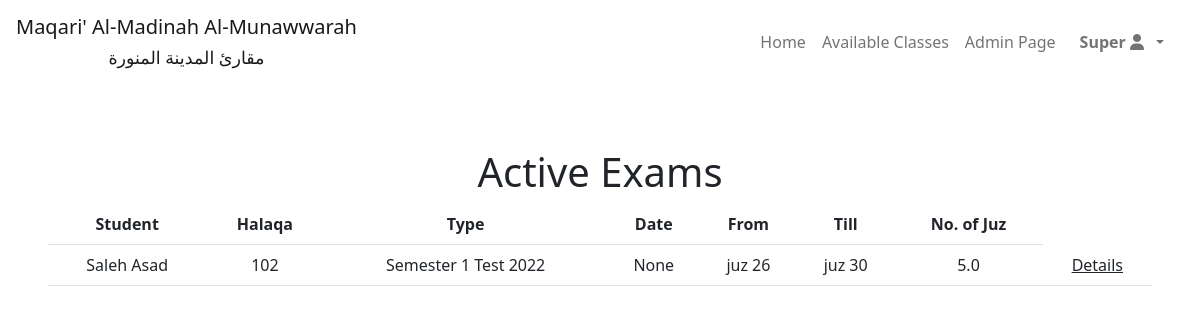
The app's page /show_exams (signed in), older data.
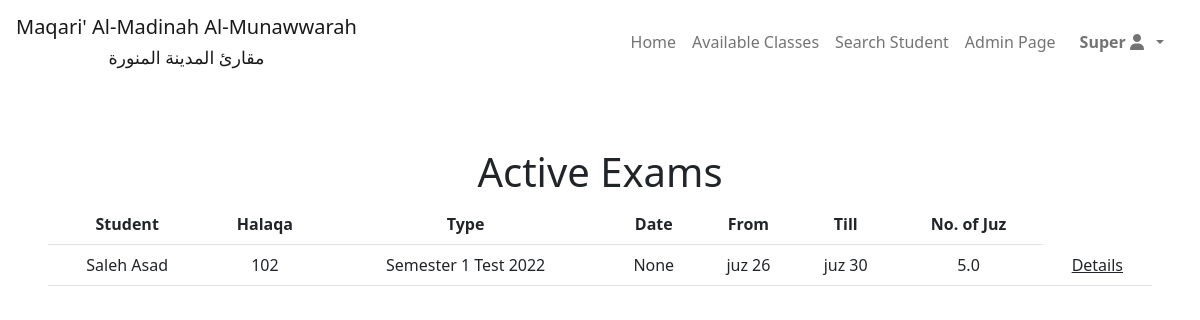
The same page, newer data.
### maqari/views.py (the view)
# urls.py: path("show_exams",show_exams,name="show_exams"),
def show_exams(request):
    user = request.user
    user_students = Account.objects.filter(id__in = user.get_subordinates())
    context = {}
    context['active_exams'] = Exam.objects.filter(student__in = user_students, is_completed = False)
    context['user_students'] = user_students
    return render(request, "maqari/exams.html",context)

### account/models.py (called while the page is built)
    def get_subordinates(self):
        subordinates = []
        halaqaat = self.teacher_in_halaqaat.all() | self.supervised_halaqaat.all()
        for halaqa in halaqaat:
            for student in halaqa.students.all():
                subordinates.append(student.id)
        return subordinates

    def get_full_name(self):
        full_name = "%s %s" % (self.username, self.last_name)
        return full_name.strip()

### maqari/models.py (called while the page is built)
    def __str__(self):
        return self.type_name

### maqari/templates/maqari/exams.html (shortened to what this page needs)
{% extends 'layout.html' %}
{% load static %}
{% block body %}
    <div class="container-fluid text-center p-5 my-3">
        <h1>Active Exams</h1>
        <table class="table table-condensed">
            <thead>
                <tr>
                    <th>Student</th>
                    <th>Halaqa</th>
                    <th>Type</th>
                    <th>Date</th>
                    <th>From</th>
                    <th>Till</th>
                    <th>No. of Juz</th>
                </tr>
            </thead>
            {% for exam in active_exams %}
                <tr>
                    <td>{{exam.student.get_full_name}}</td>
                    <td>{{exam.halaqa.halaqa_number}}</td>
                    <td>{{exam.exam_type}}</td>
                    <td>{{exam.exam_date}}</td>
                    <td>{{exam.exam_from}}</td>
                    <td>{{exam.exam_till}}</td>
                    <td>{{exam.number_of_juz}}</td>
                    <td><a class="link-dark" href="{% url 'show_exam_details' exam.id %}">Details</a></td>
                </tr>
            {% endfor %}
        </table>
    </div>
{% endblock %}

### maqari/templates/layout.html (shortened to what this page needs)
{% load static %}
<!DOCTYPE html>
<html lang="en">
<head>
    <link rel="stylesheet" href="{% static 'maqari/styles.css' %}">
    <link rel="stylesheet" href="{% static 'css/bootstrap.css' %}">
</head>
<body>
    <nav id="navbar" class="navbar navbar-expand-lg " style="z-index: 1;">
        <div class="container-fluid">
            <a class="navbar-brand text-center p-1" href="{% url 'index' %}" data-bs-toggle="tooltip" data-bs-placement="bottom"
                title="Go to Homepage">Maqari' Al-Madinah Al-Munawwarah <br>
            <small>مقارئ المدينة المنورة</small></a>
            <div class="collapse navbar-collapse" id="navbarSupportedContent">
                <span class="nav-item d-flex mx-3">
                    <ul class="navbar-nav me-auto mb-2 mb-lg-0">
                    <li class="nav-item">
                        <a class="nav-link english" href="{% url 'index' %}">Home</a>
                    </li>
                    <li class="nav-item">
                        <a class="nav-link english" href="{% url 'render_available_classes' %}">Available Classes</a>
                    </li>
                    {% if user.is_supervisor %}
                    <li class="nav-item">
                        <a class="nav-link english" href="{% url 'render_student_search' %}">Search Student</a>
                    </li>
                    {% endif %}
                    {% if user.is_authenticated %}
                        {% if user.is_staff %}
                            <li class="nav-item">
                                <a class="nav-link english" href="/admin">Admin Page</a>
                            </li>
                        {% endif %}
                        <li class="nav-item dropdown">
                            <a class="nav-link dropdown-toggle" href="#" id="navbarDropdown" role="button"
                                data-bs-toggle="dropdown" aria-expanded="false"><span data-bs-toggle="tooltip"
                                    data-bs-placement="bottom" title="Dropdown">
                                    <strong class="px-2">{{user.username}}
                                        <i class="fa-solid fa-user"></i></strong></span></a>
                        </li>
                    </ul>
                    {% endif %}
                </span>
            </div>
        </div>
    </nav>
    {% block body %}
    {% endblock %}
</body>
</html>

Row changes from the older to the newer data that the page shows:
changed Account "Super": is_supervisor False → True (drawn)
Text that changed along with them:
text now shown: "Search Student"
